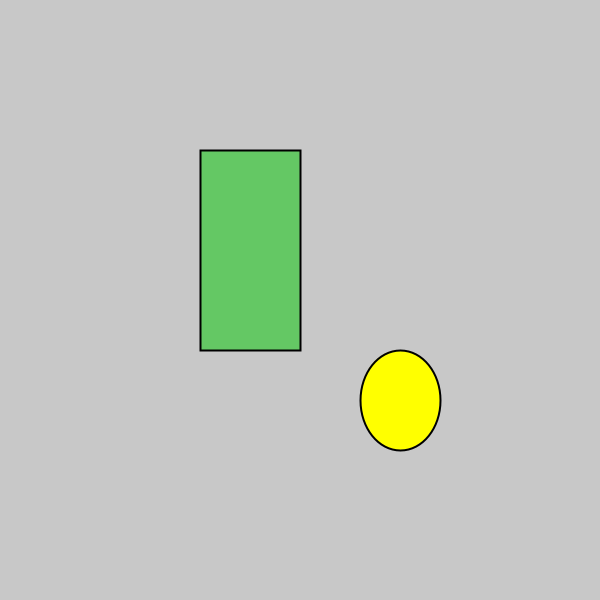
Frame 1 (no input)
Frame 60 (the mouse pressed at the canvas centre just before this capture): identical to frame 1, image omitted
Frame 120 (the mouse held since frame 60 and released just before this capture): identical to frame 1, image omitted

The Processing sketch that drew this single still picture (run headless with seeded random() and noise(); from frame 60 on, the mouse is pressed at the canvas centre):

// Processing sketch: Shapes
// ── Shapes.pde
/* Shapes
 * Draws green rectangle with a black outline and 
 * a yellow ellipse with black outline
 */
void setup() {
  // Setup code - gets called once at 
  println("Set-up");  
  // Set the window size (width, height)
  size(600, 600);
}

void draw() {
  // Set background gray
  background(200, 200, 200);
  
  // Set stroke size
  strokeWeight(2);
  
  // Set stroke color
  stroke(0, 0, 0);
  
  // Set fill color green
  fill(100, 200, 100);
  
  // Draw a rect starting at (200, 150) with width=100, height=200
  rect(200, 150, 100, 200);
  
  // Set fill color to be yellow
  fill(255, 255, 0);
  
  // Draw an ellipse at (400, 400) with width=30, height=100
  ellipse(400, 400, 80, 100);
}
